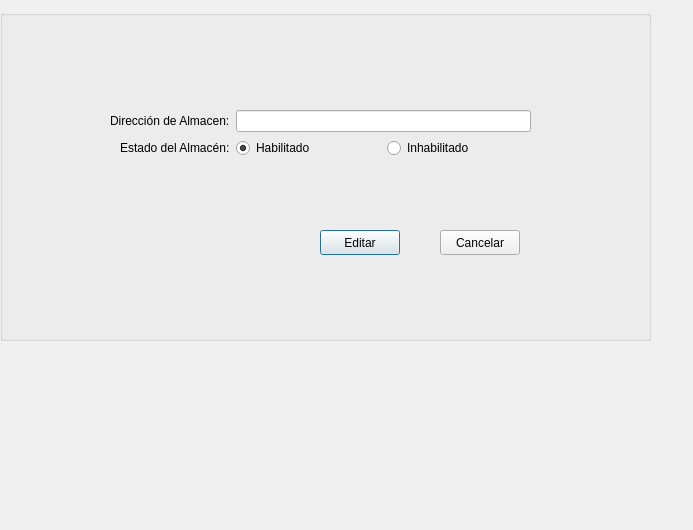
<?xml version="1.0" encoding="UTF-8"?>
<ui version="4.0">
 <class>editarAlmacen</class>
 <widget class="QDialog" name="editarAlmacen">
  <property name="geometry">
   <rect>
    <x>0</x>
    <y>0</y>
    <width>693</width>
    <height>530</height>
   </rect>
  </property>
  <property name="windowTitle">
   <string>Dialog</string>
  </property>
  <widget class="QGroupBox" name="groupBox">
   <property name="geometry">
    <rect>
     <x>0</x>
     <y>10</y>
     <width>651</width>
     <height>331</height>
    </rect>
   </property>
   <property name="title">
    <string/>
   </property>
   <widget class="QWidget" name="formLayoutWidget_2">
    <property name="geometry">
     <rect>
      <x>110</x>
      <y>100</y>
      <width>421</width>
      <height>101</height>
     </rect>
    </property>
    <layout class="QFormLayout" name="formLayout_2">
     <property name="labelAlignment">
      <set>Qt::AlignRight|Qt::AlignTrailing|Qt::AlignVCenter</set>
     </property>
     <item row="0" column="0">
      <widget class="QLabel" name="direccionLabel">
       <property name="text">
        <string>Dirección de Almacen:</string>
       </property>
      </widget>
     </item>
     <item row="0" column="1">
      <widget class="QLineEdit" name="direccionLineEdit"/>
     </item>
     <item row="1" column="0">
      <widget class="QLabel" name="almacenLabel">
       <property name="text">
        <string>Estado del Almacén:</string>
       </property>
      </widget>
     </item>
     <item row="1" column="1">
      <layout class="QHBoxLayout" name="horizontalLayout_2">
       <item>
        <widget class="QRadioButton" name="habilitadoRadioButton">
         <property name="text">
          <string>Habilitado</string>
         </property>
         <property name="checked">
          <bool>true</bool>
         </property>
        </widget>
       </item>
       <item>
        <widget class="QRadioButton" name="inhabilitadoRadioButton">
         <property name="text">
          <string>Inhabilitado</string>
         </property>
        </widget>
       </item>
      </layout>
     </item>
    </layout>
   </widget>
   <widget class="QPushButton" name="editarButton">
    <property name="geometry">
     <rect>
      <x>320</x>
      <y>220</y>
      <width>80</width>
      <height>25</height>
     </rect>
    </property>
    <property name="text">
     <string>Editar</string>
    </property>
   </widget>
   <widget class="QPushButton" name="cancelarButton">
    <property name="geometry">
     <rect>
      <x>440</x>
      <y>220</y>
      <width>80</width>
      <height>25</height>
     </rect>
    </property>
    <property name="text">
     <string>Cancelar</string>
    </property>
   </widget>
  </widget>
 </widget>
 <resources/>
 <connections/>
</ui>
